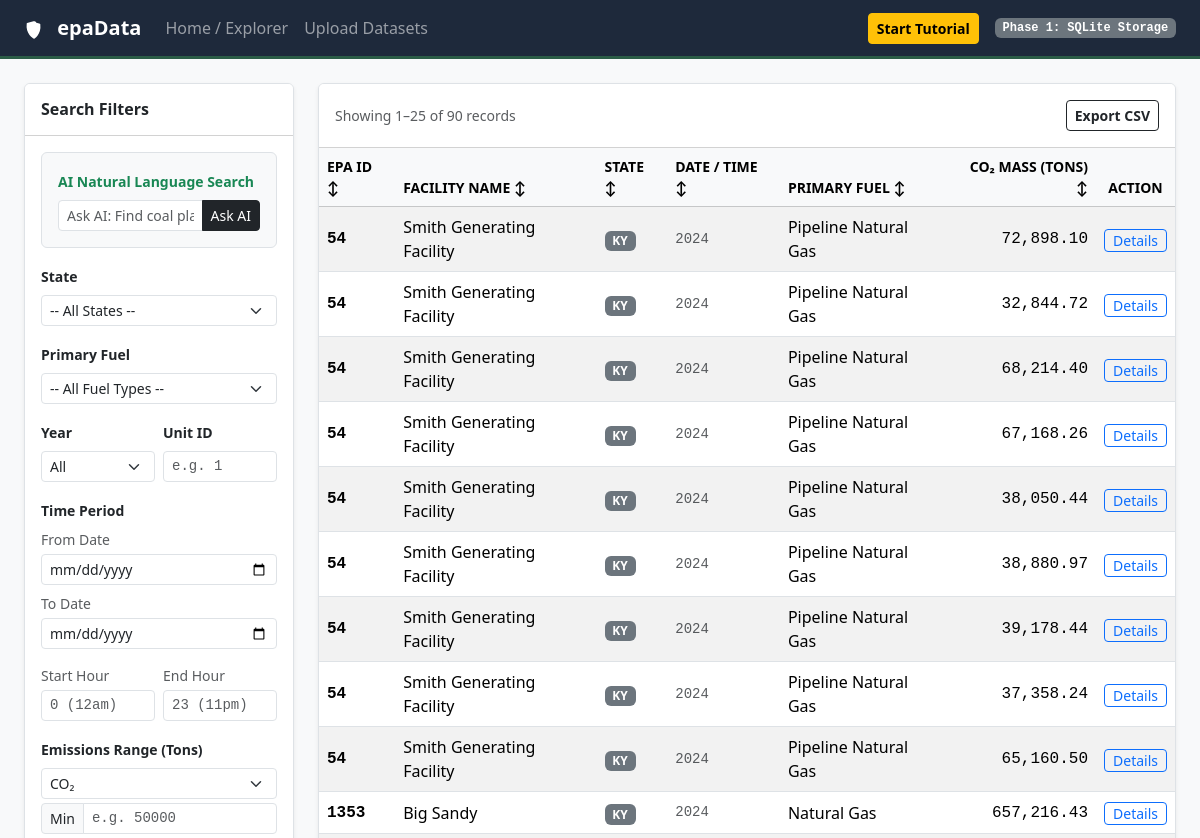
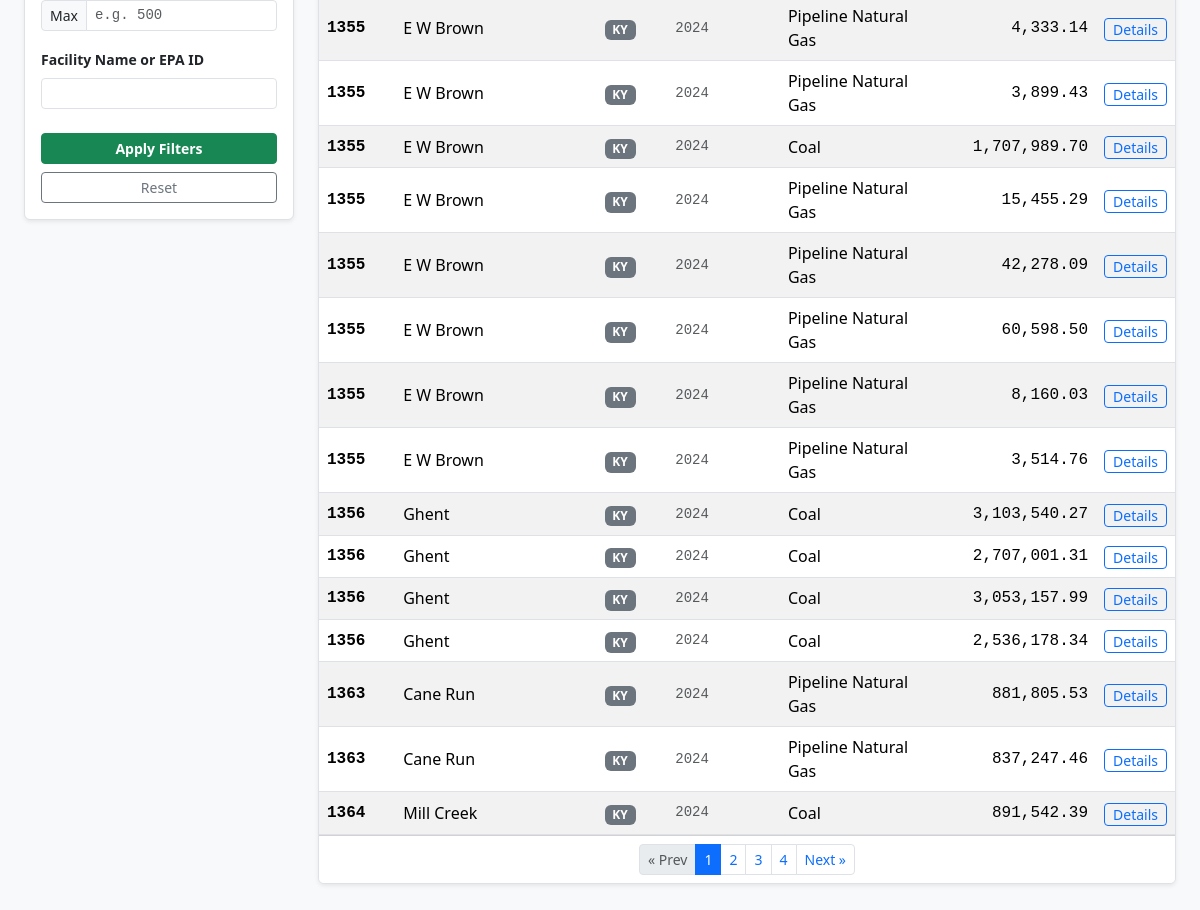
Before: / with the older database file (2 pictures, top to bottom).
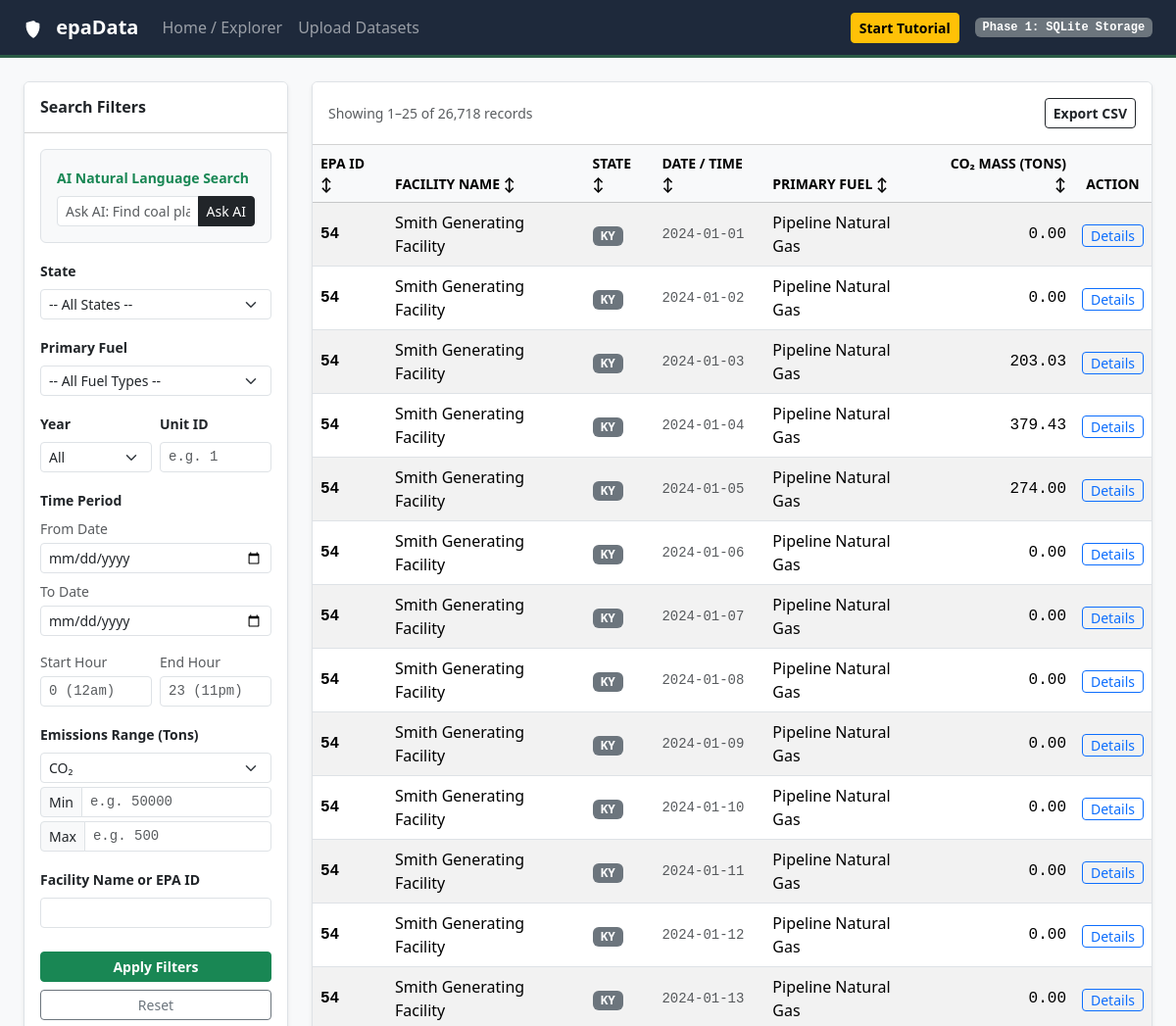
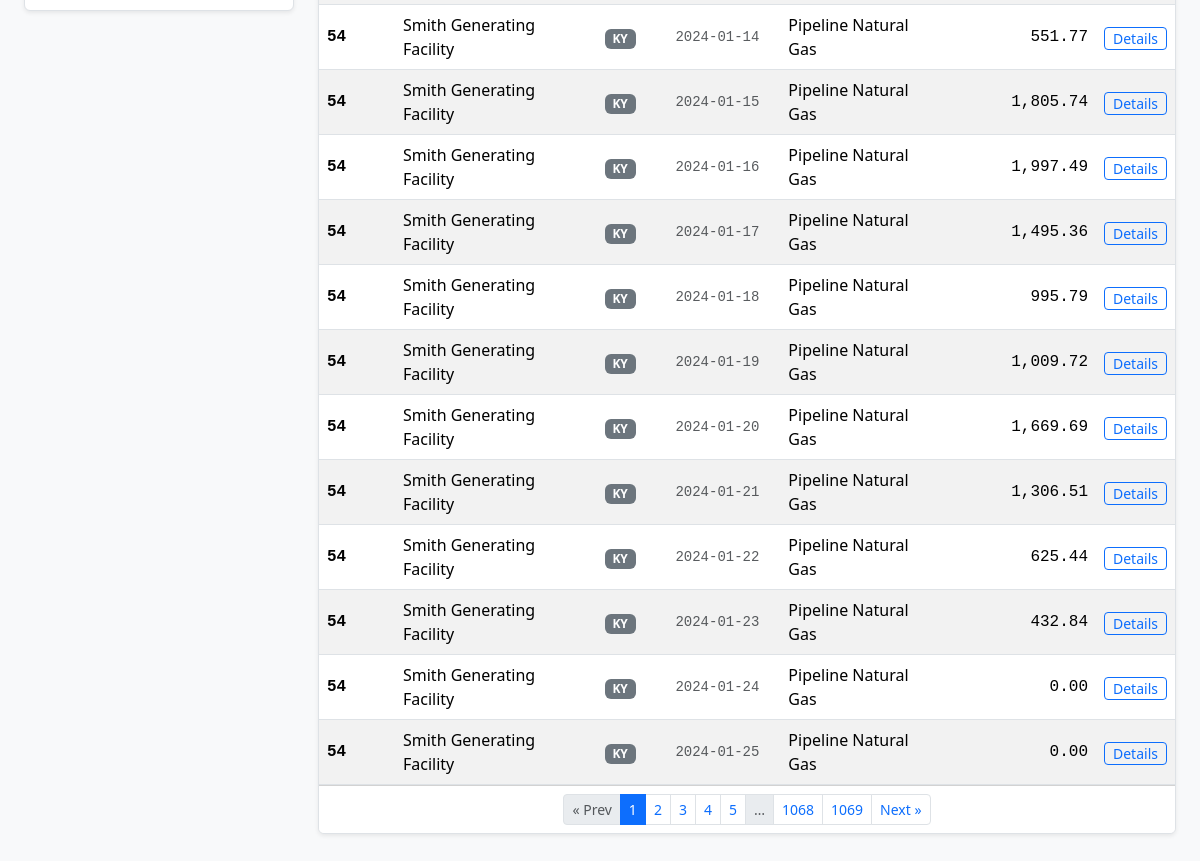
After: the same page with the newer database file (2 pictures, top to bottom).
### models.py (models this page shows)
class FacilityRecord(db.Model):
    __tablename__ = 'facility_records'
    id = db.Column(db.Integer, primary_key=True)
    dataset_id = db.Column(db.Integer, db.ForeignKey('uploaded_datasets.id'), nullable=True)
    facility_id = db.Column(db.String(50), nullable=False)
    facility_name = db.Column(db.String(255))
    state = db.Column(db.String(10))
    unit_id = db.Column(db.String(50))
    primary_fuel = db.Column(db.String(100))
    co2_mass = db.Column(db.Float, default=0.0)
    so2_mass = db.Column(db.Float, default=0.0)
    nox_mass = db.Column(db.Float, default=0.0)
    heat_input = db.Column(db.Float, default=0.0)
    record_date = db.Column(db.String(20))
    record_hour = db.Column(db.Integer, nullable=True)

### app.py (the view)
@app.route("/")
def index():
    args = request.args
    query = apply_filters(FacilityRecord.query, args)
    sort = args.get("sort", "")
    sort_dir = "desc" if args.get("dir") == "desc" else "asc"
    if sort in SORT_COLUMNS:
        col = SORT_COLUMNS[sort]
        query = query.order_by(col.desc() if sort_dir == "desc" else col.asc(), FacilityRecord.id)
    else:
        sort = ""
        query = query.order_by(FacilityRecord.id)
    page = args.get("page", 1, type=int)
    pagination = query.paginate(page=page, per_page=PER_PAGE, error_out=False)
    years = sorted(
        {y for (y,) in db.session.query(db.func.substr(FacilityRecord.record_date, 1, 4)).distinct()
         if y and y.isdigit()},
        reverse=True,
    )
    return render_template(
        "search.html",
        facilities=build_facility_rows(pagination.items),
        pagination=pagination,
        sort=sort,
        sort_dir=sort_dir,
        years=years,
        filters=args.to_dict(),
        semantic_prompt=args.get("ai_prompt", ""),
    )

### templates/search.html (shortened to what this page needs)
{% extends "base.html" %}
{% block content %}
{% macro sort_th(label, key, extra_class='') %}
    {% if sort != key %}
        {% set next_url = url_with(sort=key, dir='asc', page=None) %}
        {% set icon = '↕' %}
    {% elif sort_dir == 'asc' %}
        {% set next_url = url_with(sort=key, dir='desc', page=None) %}
        {% set icon = '↑' %}
    {% else %}
        {% set next_url = url_with(sort=None, dir=None, page=None) %}
        {% set icon = '↓' %}
    {% endif %}
    <th scope="col" class="small text-uppercase {{ extra_class }}">
        <a href="{{ next_url }}" class="text-decoration-none text-reset">{{ label }} <span class="sort-icon">{{ icon }}</span></a>
    </th>
{% endmacro %}
<div class="row g-4">
    <div class="col-lg-3">
        <div class="card shadow-sm border">
            <div class="card-header bg-white py-3">
                <h5 class="card-title h6 mb-0 fw-bold">Search Filters</h5>
            </div>
            <div class="card-body">
                <form action="/" method="GET">
                    <div class="mb-3 p-3 bg-light border rounded"
                        data-bs-toggle="tooltip"
                        title="Type a natural question and let AI extract your query filters."
                        data-intro="AI Search: Type a sentence like 'Find coal plants in Texas over 50k tons' to search using natural language."
                        data-step="1">
                        <label class="form-label small fw-bold text-success">AI Natural Language Search</label>
                        <div class="input-group input-group-sm">
                            <input type="text" name="prompt" class="form-control" placeholder="Ask AI: Find coal plants in KY..." value="{{ semantic_prompt or '' }}">
                            <button type="submit" formaction="/semantic_search" class="btn btn-dark">Ask AI</button>
                        </div>
                    </div>
                    <div class="mb-3">
                        <label for="state" class="form-label small fw-bold">State</label>
                        <select id="state" name="state" class="form-select form-select-sm"
                            data-bs-toggle="tooltip"
                            title="Filter the database to only show power plants in a specific state."
                            data-intro="You can filter the massive EPA dataset by state to find local emissions."
                            data-step="2">
                            <option value="">-- All States --</option>
                        </select>
                    </div>
                    <div class="mb-3">
                        <label for="fuel" class="form-label small fw-bold">Primary Fuel</label>
                        <select id="fuel" name="fuel" class="form-select form-select-sm"
                            data-bs-toggle="tooltip"
                            title="Find plants based on what they burn for power."
                            data-intro="You can also narrow down results by the type of fuel the facility uses, like Coal or Natural Gas."
                            data-step="3">
                            <option value="">-- All Fuel Types --</option>
                        </select>
                    </div>
                    <div class="row g-2 mb-3"
                        data-bs-toggle="tooltip"
                        title="Filter by reporting year, or search for a specific generating unit."
                        data-intro="Reporting Year & Unit: Limit results to one year (e.g. 2024) or search for a specific boiler/turbine unit ID."
                        data-step="4">
                        <div class="col-6">
                            <label for="year" class="form-label small fw-bold">Year</label>
                            <select id="year" name="year" class="form-select form-select-sm">
                                <option value="">All</option>
                            </select>
                        </div>
                        <div class="col-6">
                            <label for="unit_id" class="form-label small fw-bold">Unit ID</label>
                            <input type="text" id="unit_id" name="unit_id" class="form-control form-control-sm mono-num" placeholder="e.g. 1" value="{{ filters.unit_id or '' }}">
                        </div>
                    </div>
                    <div class="mb-3"
                        data-bs-toggle="tooltip"
                        title="Pick a date range and specific hours (0-23) to filter emissions."
                        data-intro="Time Period & Hour: Select a calendar date range and specific operating hours (0:00 to 23:00) to isolate emissions."
                        data-step="5">
                        <label class="form-label small fw-bold">Time Period</label>
                        <div class="mb-2">
                            <span class="text-muted small d-block mb-1">From Date</span>
                            <input type="date" id="start_date" name="start_date" class="form-control form-control-sm" value="{{ filters.start_date or '' }}">
                        </div>
                        <div class="mb-2">
                            <span class="text-muted small d-block mb-1">To Date</span>
                            <input type="date" id="end_date" name="end_date" class="form-control form-control-sm" value="{{ filters.end_date or '' }}">
                        </div>
                        <div class="row g-2 mt-1">
                            <div class="col-6">
                                <span class="text-muted small d-block mb-1">Start Hour</span>
                                <input type="number" id="start_hour" name="start_hour" class="form-control form-control-sm mono-num" min="0" max="23" placeholder="0 (12am)" value="{{ filters.start_hour or '' }}">
                            </div>
                            <div class="col-6">
                                <span class="text-muted small d-block mb-1">End Hour</span>
                                <input type="number" id="end_hour" name="end_hour" class="form-control form-control-sm mono-num" min="0" max="23" placeholder="23 (11pm)" value="{{ filters.end_hour or '' }}">
                            </div>
                        </div>
                    </div>
                    <div class="mb-3"
                        data-bs-toggle="tooltip"
                        title="Choose a pollutant (CO2, SO2, or NOx) and set a minimum and/or maximum in tons."
                        data-intro="Emissions Range: Pick CO₂, SO₂, or NOₓ, then set a minimum and/or maximum tonnage (e.g. CO₂ above 500,000 or SO₂ below 500)."
                        data-step="6">
                        <label class="form-label small fw-bold">Emissions Range (Tons)</label>
                        <select id="pollutant_type" name="pollutant_type" class="form-select form-select-sm">
                            <option value="co2" {{ 'selected' if filters.get('pollutant_type', 'co2') == 'co2' }}>CO₂</option>
                        </select>
                        <div class="input-group input-group-sm mt-1">
                            <span class="input-group-text">Min</span>
                            <input type="number" id="min_emissions" name="min_emissions" class="form-control mono-num" placeholder="e.g. 50000" min="0" value="{{ filters.min_emissions or '' }}">
                        </div>
                        <div class="input-group input-group-sm mt-1">
                            <span class="input-group-text">Max</span>
                            <input type="number" id="max_emissions" name="max_emissions" class="form-control mono-num" placeholder="e.g. 500" min="0" value="{{ filters.max_emissions or '' }}">
                        </div>
                    </div>
                    <div class="mb-4">
                        <label for="facility_query" class="form-label small fw-bold">Facility Name or EPA ID</label>
                        <input type="text" id="facility_query" name="facility_query" class="form-control form-control-sm" value="{{ filters.facility_query or '' }}"
                            data-bs-toggle="tooltip"
                            title="Directly search for a specific plant by its ORISPL code or name."
                            data-intro="Direct Search: If you know exactly which facility you want, type its name or EPA ID code here."
                            data-step="7">
                    </div>
                    <div class="d-grid gap-2">
                        <button type="submit" class="btn btn-success btn-sm fw-bold"
                            data-bs-toggle="tooltip"
                            title="Run the SQLite database query with your selected filters."
                            data-intro="Execute Query: Click here to run your query and refresh the results table."
                            data-step="8">
                            Apply Filters
                        </button>
                        <a href="/" class="btn btn-outline-secondary btn-sm">Reset</a>
                    </div>
                </form>
            </div>
        </div>
    </div>
    <div class="col-lg-9">
        <div class="card shadow-sm border">
            <div class="card-header bg-white py-3 d-flex justify-content-between align-items-center">
                <span class="text-muted small">
                    {% if pagination.total %}
                        Showing {{ pagination.first }}–{{ pagination.last }} of {{ "{:,}".format(pagination.total) }} records
                    {% else %}
                        0 records
                    {% endif %}
                </span>
                <a href="{{ url_for('export', **request.args.to_dict()) }}" class="btn btn-outline-dark btn-sm fw-bold"
                   data-bs-toggle="tooltip" title="Download all records matching the current filters as a CSV file."
                   data-intro="Export CSV: After filtering, click here to download a spreadsheet of every record that matches (not just the current page)."
                   data-step="9"
                   data-position="left">
                   Export CSV
                </a>
            </div>
            <div class="table-responsive"
                 data-bs-toggle="tooltip" title="This grid displays the matching database records."
                 data-intro="The Data Grid: Your queried EPA records appear here. Click any column header to sort." data-step="10">
                <table class="table table-hover table-striped mb-0 align-middle">
                    <thead class="table-light user-select-none">
                        <tr>
                            {{ sort_th('EPA ID', 'id') }}
                            {{ sort_th('Facility Name', 'name') }}
                            {{ sort_th('State', 'state') }}
                            {{ sort_th('Date / Time', 'date') }}
                            {{ sort_th('Primary Fuel', 'fuel') }}
                            {{ sort_th('CO₂ Mass (Tons)', 'co2', 'text-end') }}
                            <th scope="col" class="small text-uppercase text-center">Action</th>
                        </tr>
                    </thead>
                    <tbody>
                        {% if facilities %}
                            {% for fac in facilities %}
                            <tr>
                                <td class="mono-num fw-bold">{{ fac.id }}</td>
                                <td>{{ fac.name }}</td>
                                <td><span class="badge bg-secondary">{{ fac.state }}</span></td>
                                <td class="mono-num small text-muted">{{ fac.date_time }}</td>
                                <td>{{ fac.fuel }}</td>
                                <td class="text-end mono-num">{{ fac.co2 }}</td>
                                <td class="text-center">
                                    <a href="/facility/{{ fac.id }}" class="btn btn-outline-primary btn-sm py-0"
                                       data-bs-toggle="tooltip" title="View in-depth metrics and unit configurations for this specific power plant."
                                       data-intro="Inspection: Click 'Details' on any row to drill down into that specific power plant's individual smokestacks and emissions." data-step="11">
                                       Details
                                    </a>
                                </td>
                            </tr>
                            {% endfor %}
                        {% else %}
                            <tr>
                                <td colspan="7" class="text-center py-4 text-muted">
                                    No matching facilities found. Try adjusting your search filters or uploading data.
                                </td>
                            </tr>
                        {% endif %}
                    </tbody>
                </table>
            </div>
            {% if pagination.pages > 1 %}
            <div class="card-footer bg-white">
                <nav aria-label="Results pages">
                    <ul class="pagination pagination-sm justify-content-center mb-0 flex-wrap">
                        <li class="page-item {{ 'disabled' if not pagination.has_prev }}">
                            <a class="page-link" href="{{ url_with(page=pagination.prev_num) if pagination.has_prev else '#' }}">&laquo; Prev</a>
                        </li>
                        {% for p in pagination.iter_pages() %}
                            {% if p %}
                            <li class="page-item {{ 'active' if p == pagination.page }}">
                                <a class="page-link" href="{{ url_with(page=p) }}">{{ p }}</a>
                            </li>
                            {% else %}
                            <li class="page-item disabled"><span class="page-link">…</span></li>
                            {% endif %}
                        {% endfor %}
                        <li class="page-item {{ 'disabled' if not pagination.has_next }}">
                            <a class="page-link" href="{{ url_with(page=pagination.next_num) if pagination.has_next else '#' }}">Next &raquo;</a>
                        </li>
                    </ul>
                </nav>
            </div>
            {% endif %}
        </div>
    </div>
</div>
{% endblock %}

Changed rows visible on the page:
changed FacilityRecord (number 1 of 25 on the later page): date_time "2024" → "2024-01-01"; co2 "72,898.10" → "0.00"
changed FacilityRecord (number 2 of 25 on the later page): date_time "2024" → "2024-01-02"; co2 "32,844.72" → "0.00"
changed FacilityRecord (number 3 of 25 on the later page): date_time "2024" → "2024-01-03"; co2 "68,214.40" → "203.03"
changed FacilityRecord (number 4 of 25 on the later page): date_time "2024" → "2024-01-04"; co2 "67,168.26" → "379.43"
changed FacilityRecord (number 5 of 25 on the later page): date_time "2024" → "2024-01-05"; co2 "38,050.44" → "274.00"
changed FacilityRecord (number 6 of 25 on the later page): date_time "2024" → "2024-01-06"; co2 "38,880.97" → "0.00"
changed FacilityRecord (number 7 of 25 on the later page): date_time "2024" → "2024-01-07"; co2 "39,178.44" → "0.00"
changed FacilityRecord (number 8 of 25 on the later page): date_time "2024" → "2024-01-08"; co2 "37,358.24" → "0.00"
changed FacilityRecord (number 9 of 25 on the later page): date_time "2024" → "2024-01-09"; co2 "65,160.50" → "0.00"
changed FacilityRecord (number 10 of 25 on the later page): id "1353" → "54"; name "Big Sandy" → "Smith Generating Facility"; date_time "2024" → "2024-01-10"; fuel "Natural Gas" → "Pipeline Natural Gas"; co2 "657,216.43" → "0.00"
changed FacilityRecord (number 11 of 25 on the later page): id "1355" → "54"; name "E W Brown" → "Smith Generating Facility"; date_time "2024" → "2024-01-11"; co2 "4,333.14" → "0.00"
changed FacilityRecord (number 12 of 25 on the later page): id "1355" → "54"; name "E W Brown" → "Smith Generating Facility"; date_time "2024" → "2024-01-12"; co2 "3,899.43" → "0.00"
changed FacilityRecord (number 13 of 25 on the later page): id "1355" → "54"; name "E W Brown" → "Smith Generating Facility"; date_time "2024" → "2024-01-13"; fuel "Coal" → "Pipeline Natural Gas"; co2 "1,707,989.70" → "0.00"
changed FacilityRecord (number 14 of 25 on the later page): id "1355" → "54"; name "E W Brown" → "Smith Generating Facility"; date_time "2024" → "2024-01-14"; co2 "15,455.29" → "551.77"
changed FacilityRecord (number 15 of 25 on the later page): id "1355" → "54"; name "E W Brown" → "Smith Generating Facility"; date_time "2024" → "2024-01-15"; co2 "42,278.09" → "1,805.74"
changed FacilityRecord (number 16 of 25 on the later page): id "1355" → "54"; name "E W Brown" → "Smith Generating Facility"; date_time "2024" → "2024-01-16"; co2 "60,598.50" → "1,997.49"
changed FacilityRecord (number 17 of 25 on the later page): id "1355" → "54"; name "E W Brown" → "Smith Generating Facility"; date_time "2024" → "2024-01-17"; co2 "8,160.03" → "1,495.36"
changed FacilityRecord (number 18 of 25 on the later page): id "1355" → "54"; name "E W Brown" → "Smith Generating Facility"; date_time "2024" → "2024-01-18"; co2 "3,514.76" → "995.79"
changed FacilityRecord (number 19 of 25 on the later page): id "1356" → "54"; name "Ghent" → "Smith Generating Facility"; date_time "2024" → "2024-01-19"; fuel "Coal" → "Pipeline Natural Gas"; co2 "3,103,540.27" → "1,009.72"
changed FacilityRecord (number 20 of 25 on the later page): id "1356" → "54"; name "Ghent" → "Smith Generating Facility"; date_time "2024" → "2024-01-20"; fuel "Coal" → "Pipeline Natural Gas"; co2 "2,707,001.31" → "1,669.69"
changed FacilityRecord (number 21 of 25 on the later page): id "1356" → "54"; name "Ghent" → "Smith Generating Facility"; date_time "2024" → "2024-01-21"; fuel "Coal" → "Pipeline Natural Gas"; co2 "3,053,157.99" → "1,306.51"
changed FacilityRecord (number 22 of 25 on the later page): id "1356" → "54"; name "Ghent" → "Smith Generating Facility"; date_time "2024" → "2024-01-22"; fuel "Coal" → "Pipeline Natural Gas"; co2 "2,536,178.34" → "625.44"
changed FacilityRecord (number 23 of 25 on the later page): id "1363" → "54"; name "Cane Run" → "Smith Generating Facility"; date_time "2024" → "2024-01-23"; co2 "881,805.53" → "432.84"
changed FacilityRecord (number 24 of 25 on the later page): id "1363" → "54"; name "Cane Run" → "Smith Generating Facility"; date_time "2024" → "2024-01-24"; co2 "837,247.46" → "0.00"
changed FacilityRecord (number 25 of 25 on the later page): id "1364" → "54"; name "Mill Creek" → "Smith Generating Facility"; date_time "2024" → "2024-01-25"; fuel "Coal" → "Pipeline Natural Gas"; co2 "891,542.39" → "0.00"
Other visible differences:
{{ "{:,}".format(pagination.total) }}: "90" → "26,718"
new list line: "5"
new list line: "1068"
new list line: "1069"
